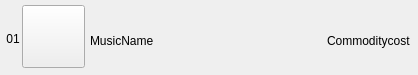
<?xml version="1.0" encoding="UTF-8"?>
<ui version="4.0">
 <class>onSaleItem</class>
 <widget class="QWidget" name="onSaleItem">
  <property name="geometry">
   <rect>
    <x>0</x>
    <y>0</y>
    <width>418</width>
    <height>75</height>
   </rect>
  </property>
  <property name="windowTitle">
   <string>Form</string>
  </property>
  <widget class="QPushButton" name="onSalePic">
   <property name="geometry">
    <rect>
     <x>22</x>
     <y>5</y>
     <width>63</width>
     <height>63</height>
    </rect>
   </property>
   <property name="text">
    <string/>
   </property>
  </widget>
  <widget class="QLabel" name="labMusicNum">
   <property name="geometry">
    <rect>
     <x>5</x>
     <y>30</y>
     <width>16</width>
     <height>17</height>
    </rect>
   </property>
   <property name="font">
    <font>
     <family>Microsoft YaHei UI</family>
    </font>
   </property>
   <property name="text">
    <string>01</string>
   </property>
   <property name="alignment">
    <set>Qt::AlignCenter</set>
   </property>
  </widget>
  <widget class="QWidget" name="">
   <property name="geometry">
    <rect>
     <x>90</x>
     <y>30</y>
     <width>321</width>
     <height>22</height>
    </rect>
   </property>
   <layout class="QHBoxLayout" name="horizontalLayout_2">
    <item>
     <layout class="QHBoxLayout" name="horizontalLayout">
      <item>
       <widget class="QLabel" name="CommodityName">
        <property name="sizePolicy">
         <sizepolicy hsizetype="Fixed" vsizetype="Preferred">
          <horstretch>0</horstretch>
          <verstretch>0</verstretch>
         </sizepolicy>
        </property>
        <property name="font">
         <font>
          <family>Microsoft YaHei UI</family>
         </font>
        </property>
        <property name="text">
         <string>MusicName</string>
        </property>
       </widget>
      </item>
     </layout>
    </item>
    <item>
     <spacer name="horizontalSpacer">
      <property name="orientation">
       <enum>Qt::Horizontal</enum>
      </property>
      <property name="sizeHint" stdset="0">
       <size>
        <width>40</width>
        <height>20</height>
       </size>
      </property>
     </spacer>
    </item>
    <item>
     <widget class="QLabel" name="Commoditycost">
      <property name="font">
       <font>
        <family>Microsoft YaHei UI</family>
       </font>
      </property>
      <property name="text">
       <string>Commoditycost</string>
      </property>
     </widget>
    </item>
   </layout>
  </widget>
 </widget>
 <resources/>
 <connections/>
</ui>
